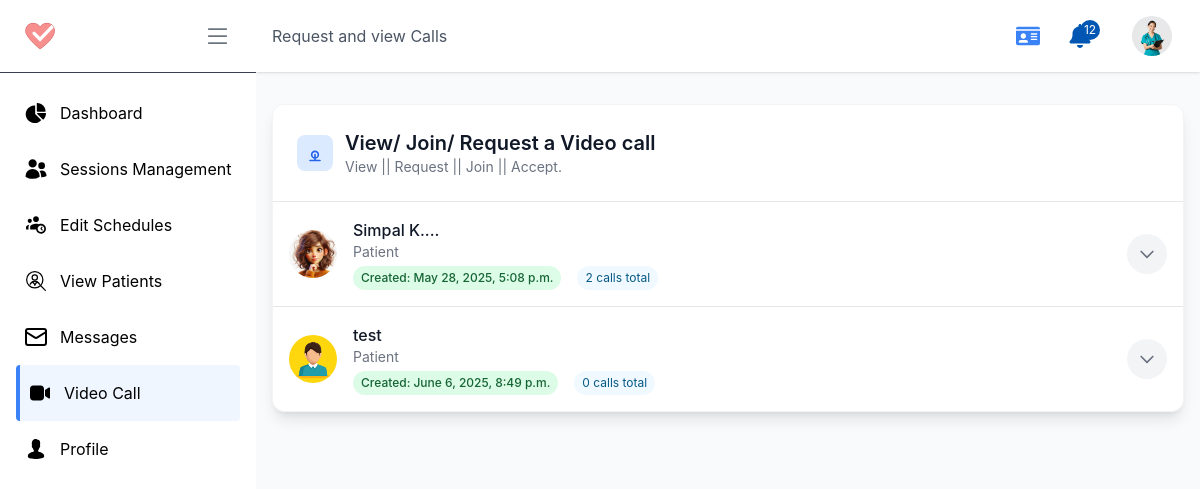
The page /d/view-v-call/ (signed in) on the database its author committed.
### account/models.py (models this page shows, shortened)
class Profile(models.Model):
    user = models.OneToOneField(User, on_delete=models.CASCADE, related_name="profile")
    role = models.CharField(max_length=10, choices=USER_ROLES, default='patient')
    profile_pic = models.ImageField(upload_to='profile_pictures/', default='profile_pictures/default.jpg')
    phone_regex = RegexValidator(regex=r'^\+?1?\d{9,15}$', message="Phone number must be entered in the format: '+999999999'. Up to 15 digits allowed.")
    ph_number = models.CharField(validators=[phone_regex], max_length=16, blank=True) # validators should be a list
    address = models.CharField(max_length=255, blank=True)
    date_of_birth = models.DateField(null=True, blank=True)
    gender = models.CharField(max_length=10, choices=[('male', 'Male'), ('female', 'Female'), ('other', 'Other')], blank=True)
    email_notification = models.BooleanField(default=True)
    sms_notification = models.BooleanField(default=True)
    reminders = models.BooleanField(default=True)
    created_at = models.DateTimeField(auto_now_add=True)
    updated_at = models.DateTimeField(auto_now=True)
    is_active = models.BooleanField(default=True)
    is_verified = models.BooleanField(default=False)

class Conversation(models.Model):
    participants = models.ManyToManyField(Profile, related_name='conversations')
    uuid = models.UUIDField(unique=True, editable=True, null=True, blank=True)
    status_choices = (
        ('initiated', 'Initiated'),
        ('active', 'Active'),
        ('requested', 'Requested'),
        ('rejected', 'Rejected'),
        ('archived', 'Archived'),
        ('deleted', 'Deleted'),
    )
    conv_type_choices = (
        ('audio', 'Audio'),
        ('video', 'Video'),
    )
    status = models.CharField(max_length=10, choices=status_choices, default='requested')
    conv_type = models.CharField(max_length=10, choices=conv_type_choices, default='audio')
    created_at = models.DateTimeField(auto_now_add=True)

### doctor/views.py (the view)
# urls.py: path('view-v-call/', view_v_call, name='view_v_call'), # view calls
@login_required_with_message(login_url='account:login', message="You need to log in to view your Video Calls.")
def view_v_call(request: HttpRequest):
    if request.method != 'POST':
        profile: Profile = request.user.profile
        room_name = ''
        payload = {
            'room_name': room_name,
            'user_name': profile.user.get_full_name(),
            'user_pic': profile.profile_pic.url,
        }
    convs =  Conversation.objects.filter(
        participants=request.user.profile
    )
    for conversation in convs:
        conversation.other_participant = conversation.participants.exclude(
            id=profile.id
        ).first()
    return render(request, 'pages/doctor/list-v-call.html',{ 'conv': convs,}  )

### account/views.py (called while the page is built)
def login_required_with_message(function=None, login_url=None, message=None):
    def decorator(view_func):
        @wraps(view_func)
        def _wrapped_view(request, *args, **kwargs):
            if not request.user.is_authenticated:
                print("User is not authenticated.")
                if message:
                    messages.warning(request, message)
                return redirect(login_url or 'account:login')
            return view_func(request, *args, **kwargs)
        return _wrapped_view
    if function:
        return decorator(function)
    return decorator

### home/templatetags/url_resolver.py (called while the page is built)
@register.simple_tag
def role_to_url(role, destination):
    try:
        return reverse(f"{role}:{destination}")
    except NoReverseMatch:
        return "#"  # fallback URL if the view is not found

### templates/pages/doctor/list-v-call.html (shortened to what this page needs)
{% extends "pages/doctor/D_base.html" %}
{% load static %}
{% block pageof %} Request and view Calls {% endblock pageof %}
{% block linkPageof %} /d/view-v-call/ {% endblock linkPageof %}
{% block content %}
    <div class="container px-4 py-8  ">
        <div class="bg-white rounded-xl shadow-lg overflow-hidden border border-gray-100">
            <div class="flex items-center justify-between p-6 border-b border-gray-200 dark:border-gray-700">
                <div class="flex items-center space-x-3">
                    <div class="p-2 bg-blue-100 dark:bg-blue-900/30 rounded-lg">
                        <svg xmlns="http://www.w3.org/2000/svg" class="w-5 h-5 text-blue-600 dark:text-blue-400" fill="none" viewBox="0 0 24 24" stroke="currentColor">
                            <path stroke-linecap="round" stroke-linejoin="round" stroke-width="2" d="M16 14a4 4 0 10-8 0 4 4 0 008 0zM12 14v7m-6 0h12" />
                        </svg>
                    </div>
                    <div>
                        <h2 class="text-xl font-semibold text-gray-900 dark:text-white">View/ Join/ Request a Video  call</h2>
                        <p class="text-sm text-gray-500 dark:text-gray-400">View || Request || Join || Accept.</p>
                    </div>
                </div>
            </div>
            <div class="bg-white rounded-xl shadow-sm overflow-hidden">
                {% if conv %}
                    {% for each_convo in conv %}
                        <div class="border-gray-200 border-b last:border-b-0">
                            <div class="p-4 flex flex-col md:flex-row md:items-center gap-4 hover:bg-gray-50 transition-colors">
                                <div class="flex items-center flex-1">
                                    <img
                                        src="{{each_convo.other_participant.profile_pic.url}}"
                                        alt="{{each_convo.other_participant.user.first_name}}"
                                        class="w-12 h-12 rounded-full object-cover ring-2 ring-white shadow-sm"
                                    />
                                    <div class="ml-4 flex-1 min-w-0">
                                        <div class="flex items-center space-x-2">
                                            <h3 class="font-medium text-gray-900 truncate">{{each_convo.other_participant.user.first_name}}</h3>
                                        </div>
                                        {% if each_convo.other_participant.role == 'doctor'%}
                                            <p class="text-sm text-gray-500 truncate">{{each_convo.other_participant.doctor_profile.specialization}}</p>
                                        {% else %}
                                            <p class="text-sm text-gray-500 truncate">Patient</p>
                                        {% endif %}
                                        <div class="flex items-center space-x-4 mt-1">
                                            <span class="inline-flex items-center px-2 py-1 rounded-full text-xs font-medium bg-green-100 text-green-800">
                                                Created: {{ each_convo.created_at }}
                                            </span>
                                            <span class="text-xs text-sky-800 bg-sky-50 px-2 py-1 rounded-full ">
                                                {{ each_convo.convosation_calls.count }} calls total
                                            </span>
                                        </div>
                                    </div>
                                </div>
                                <div class="flex items-center space-x-3 mt-2 md:mt-0">
                                    <button type="button"
                                            class="dropdown-toggle-btn relative inline-flex items-center justify-center w-10 h-10 text-gray-500 bg-gray-100 rounded-full hover:bg-gray-200 focus:outline-none transition-colors"
                                            data-conversation-id="{{ each_convo.id }}">
                                        <svg class="w-5 h-5" fill="none" stroke="currentColor" viewBox="0 0 24 24">
                                            <path stroke-linecap="round" stroke-linejoin="round" stroke-width="2" d="M19 9l-7 7-7-7"></path>
                                        </svg>
                                    </button>
                                </div>
                            </div>
                        </div>
                    {% endfor %}
                {% endif %}
            </div>
        </div>
    </div>
{% endblock content %}

### templates/pages/doctor/D_base.html (shortened to what this page needs)
{% load static %}
{% load url_resolver %}
<!DOCTYPE html>
<html lang="en">
<head>
    <link rel="stylesheet" href="{% static 'styles.css' %}" />
</head>
<body class="flex flex-col min-h-screen">
    <div class="flex flex-row flex-1">
        <div id="sidebarPanel"
            class="w-64 fixed inset-y-0 z-30 lg:relative bg-white h-screen transform -translate-x-full transition-transform duration-300 ease-in-out lg:translate-x-0 ">
            <div class="text-white flex-shrink-0 ">
                <div class="flex flex-row justify-between items-center py-5 px-6 border-b border-gray-700">
                    <a href="/" class="shortBarToggle">
                        <img src="{% static 'icon-64.png' %}" alt="Logo" class="h-8 w-auto object-cover">
                    </a>
                    <button class=" p-0 ">
                    </button>
                </div>
                <div class="overflow-y-auto h-full ">
                    <ul class=" px-4 mt-3" id="menuList">
                        <li class="menuListItems dashboard-nav">
                            <a href="{% url 'doctor:doctor_dashboard' %}"
                                class=" flex items-center py-4 text-black hover:bg-blue-50 rounded px-2 no-underline  hover:border-l-4 border-blue-500 ">
                                <span class="mr-3">
                                </span>
                                <span class="shortBarToggle">Dashboard</span>
                            </a>
                        </li>
                         <li class="menuListItems SessionMng-nav">
                            <a href="{% url 'doctor:SessionMng' %}"
                                class=" flex items-center py-4 text-black hover:bg-blue-50 rounded px-2 no-underline  hover:border-l-4 border-blue-500 ">
                                <span class="mr-3">
                                </span>
                                <span class="shortBarToggle">Sessions Management</span>
                            </a>
                        </li>
                        <li class="menuListItems edit_schedules-nav">
                            <a href="{% url 'doctor:d_edit_schedules' %}"
                                class=" flex items-center py-4 text-black hover:bg-blue-50 rounded px-2 no-underline  hover:border-l-4 border-blue-500 ">
                                <span class="mr-3">
                                </span>
                                <span class="shortBarToggle">Edit Schedules</span>
                            </a>
                        </li>
                        <li class="menuListItems ViewPatients-nav">
                            <a href="{% url 'doctor:ViewPatients_d' %}"
                                class=" flex items-center py-4 text-black hover:bg-blue-50 rounded px-2 no-underline  hover:border-l-4 border-blue-500 ">
                                <span class="mr-3">
                                </span>
                                <span class="shortBarToggle">View Patients</span>
                            </a>
                        </li>
                        <li class="menuListItems message-nav">
                            <a href="{% url 'doctor:message' %}"
                                class=" flex items-center py-4 text-black hover:bg-blue-50 rounded px-2 no-underline  hover:border-l-4 border-blue-500 ">
                                <span class="mr-3">
                                    <svg xmlns="http://www.w3.org/2000/svg" class="h-6 w-6" fill="none"
                                        stroke="currentColor" stroke-width="2" stroke-linecap="round"
                                        stroke-linejoin="round" viewBox="0 0 24 24">
                                        <rect width="20" height="16" x="2" y="4" rx="2"></rect>
                                        <path d="m22 7-8.97 5.7a1.94 1.94 0 0 1-2.06 0L2 7"></path>
                                    </svg>
                                </span>
                                <span class="shortBarToggle">Messages</span>
                            </a>
                        </li>
                        <li class="menuListItems joinVCall-nav">
                            <a href="{% url 'doctor:view_v_call' %}"
                                class=" flex items-center py-4 text-black hover:bg-blue-50 rounded px-2 no-underline  hover:border-l-4 border-blue-500 ">
                                <span class="mr-3">
                                </span>
                                <span class="shortBarToggle">Video Call</span>
                            </a>
                        </li>
                        <li class="menuListItems profile-nav">
                            <a href="{% url 'doctor:profile' %}"
                                class=" flex items-center py-4 text-black hover:bg-blue-50 rounded px-2 no-underline  hover:border-l-4 border-blue-500 ">
                                <span class="mr-3">
                                </span>
                                <span class="shortBarToggle">Profile</span>
                            </a>
                        </li>
                    </ul>
                </div>
            </div>
        </div>
        <div class="flex flex-col flex-1 bg-slate-50 overflow-x-hidden">
            <header class="flex items-center justify-between px-4 py-2 bg-white shadow z-20">
                <nav class="hidden lg:flex space-x-6 bg-white py-4">
                    <a href="{% block linkPageof %} {% endblock linkPageof %}" class="text-gray-600 hover:text-blue-500
                            no-underline">{% block pageof %} {% endblock pageof %}</a>
                </nav>
                <ul class="flex items-center space-x-4 ">
                    <li>
                        <a id="patientCardBtn" class="text-blue-500 text-2xl cursor-pointer">
                        </a>
                    </li>
                    <li class="px-2 sm:px-3">
                        <div class="group/notify flex items-center py-4 relative">
                            <button class="flex items-center relative" type="button" id="dropdownMenuButton1"
                                data-dropdown-toggle="notificationDropdown">
                                <span
                                    class="absolute -top-1 -right-2 flex items-center justify-center w-5 h-5 text-xs text-white bg-primary rounded-full"
                                    id="header-notification-counter">12</span>
                            </button>
                        </div>
                    </li>
                    <li class="px-2 sm:px-3">
                        <div class="relative group/profile-dropdown">
                            <a class="block w-10 h-10 rounded-full overflow-hidden cursor-pointer">
                                <img src="{{ user.profile.profile_pic.url }}" class="w-full h-full object-cover"
                                    alt="profile image">
                            </a>
                        </div>
                    </li>
                </ul>
            </header>
            {% block content %} {% endblock content %}
        </div>
    </div>
</body>
</html>

### rows shown on the page
Conversation: other_participant.profile_pic (picture), other_participant.user.first_name "Simpal K....", shows "Patient", created_at "May 28, 2025, 5:08 p.m.", convosation_calls.count "2"
Conversation: other_participant.profile_pic (placeholder picture), other_participant.user.first_name "test", shows "Patient", created_at "June 6, 2025, 8:49 p.m.", convosation_calls.count "0"
